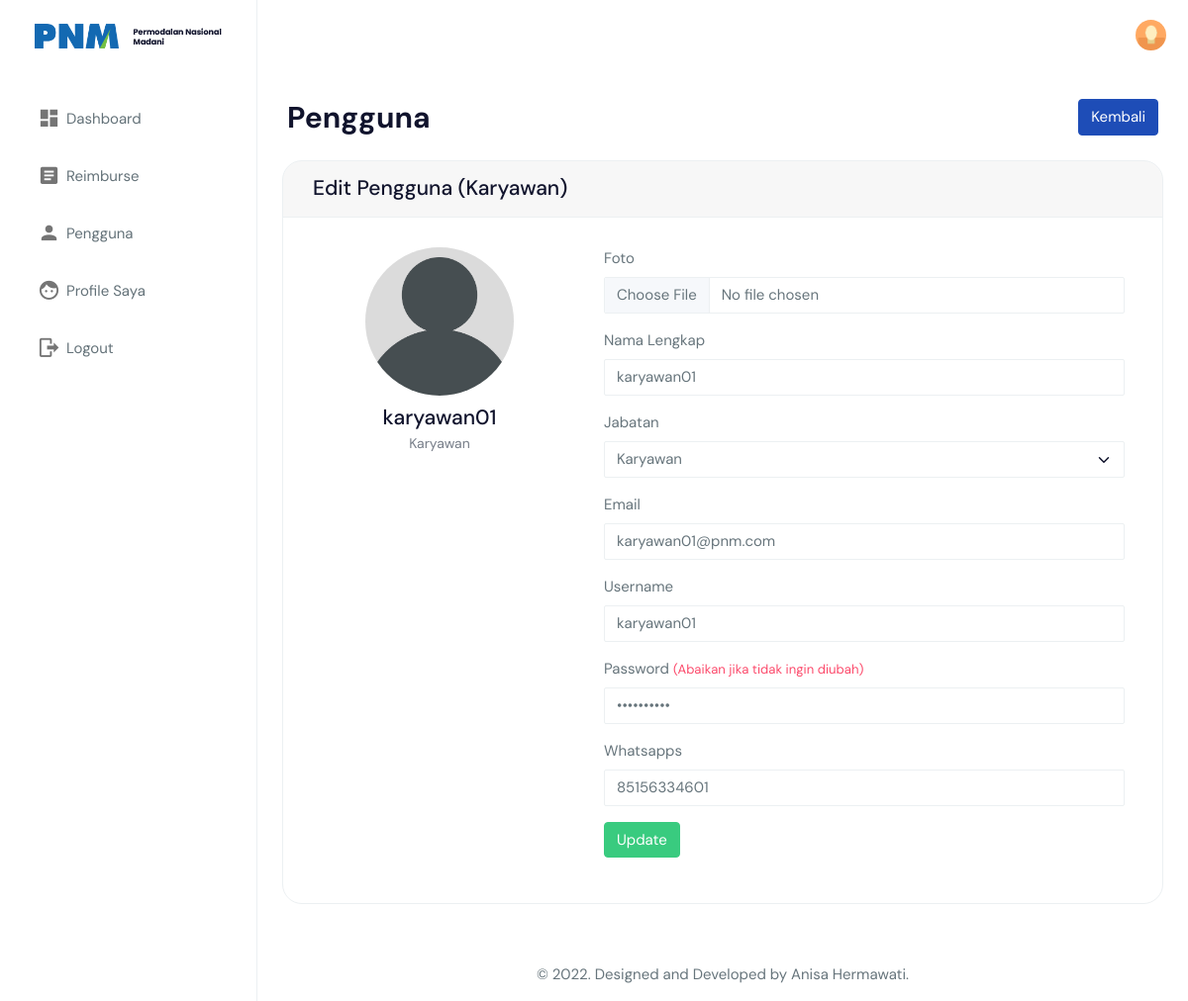
Screenshot of /view_pengguna/pengguna_edit.php?id=2 (signed in) with the database file from the repository.
### tables this page shows
CREATE TABLE `users` (
  `id_user` int(11) NOT NULL,
  `nama` varchar(255) NOT NULL,
  `email` varchar(255) NOT NULL,
  `username` varchar(255) NOT NULL,
  `password` varchar(255) NOT NULL,
  `jabatan` int(11) NOT NULL,
  `gambar` varchar(255) NOT NULL,
  `phone` varchar(128) NOT NULL,
  `role_id` int(11) NOT NULL,
  `date_created` date NOT NULL,
  `is_active` int(11) NOT NULL
);

CREATE TABLE `jabatan` (
  `id_jabatan` int(11) NOT NULL,
  `nama_jabatan` varchar(128) NOT NULL
);

### functions.php (called while the page is built, shortened)
<?php
$conn = mysqli_connect("localhost", "root", "", "skripsi_sireimburse");
function query($query)
{
    global $conn;
    $result = mysqli_query($conn, $query);
    $rows = [];
    while ($row = mysqli_fetch_assoc($result)) {
        $rows[] = $row;
    }
    return $rows;
}

### view_pengguna/pengguna_edit.php (the view, shortened to what this page needs)
<?php
include "../templates/header.php";
$id = $_GET["id"];
$pengguna = query(
    "SELECT * FROM users
    INNER JOIN jabatan ON users.jabatan = jabatan.id_jabatan
    INNER JOIN user_role ON users.role_id = user_role.id_role
    WHERE id_user = $id"
)[0];
?>
<div class="page-breadcrumb">
    <div class="row align-items-center">
        <div class="col-6">
            <h1 class="mb-0 fw-bold">Pengguna</h1>
        </div>
        <div class="col-6">
            <div class="text-end upgrade-btn">
                <a href="pengguna.php" class="btn btn-primary text-white">Kembali</a>
            </div>
        </div>
    </div>
</div>
<div class="container-fluid">
    <div class="row">
        <div class="col-lg-12">
            <div class="card">
                <div class="card-header">
                    <h4 class="card-title">Edit Pengguna (Karyawan)</h4>
                </div>
                <div class="card-body">
                    <div class="row">
                        <div class="col-lg-4">
                            <center>
                                <img src="../assets/images/users/<?= $pengguna["gambar"]; ?>" class="rounded-circle" width="150" />
                                <h4 class="card-title m-t-10"><?= $pengguna["nama"]; ?></h4>
                                <h6 class="card-subtitle"><?= $pengguna["nama_jabatan"]; ?></h6>
                            </center>
                        </div>
                        <div class="col-lg-8">
                            <form class="form-horizontal form-material mx-2" action="" method="POST" enctype="multipart/form-data">
                                <div class="form-group">
                                    <label class="col-md-12">Foto</label>
                                    <div class="col-md-12">
                                        <input type="file" value="<?= $pengguna["gambar"] ?>" class="form-control form-control-line" name="gambar">
                                    </div>
                                </div>
                                <div class="form-group">
                                    <label class="col-md-12">Nama Lengkap</label>
                                    <div class="col-md-12">
                                        <input type="text" value="<?= $pengguna["nama"] ?>" class="form-control form-control-line" name="nama">
                                    </div>
                                </div>
                                <div class="form-group">
                                    <label class="col-sm-12">Jabatan</label>
                                    <div class="col-sm-12">
                                        <select class="form-select shadow-none form-control-line" name="jabatan">
                                            <option value="<?= $pengguna["id_jabatan"] ?>"><?= $pengguna["nama_jabatan"] ?></option>
                                        </select>
                                    </div>
                                </div>
                                <div class="form-group">
                                    <label class="col-md-12">Email</label>
                                    <div class="col-md-12">
                                        <input type="email" value="<?= $pengguna["email"] ?>" class="form-control form-control-line" name="email">
                                    </div>
                                </div>
                                <div class="form-group">
                                    <label class="col-md-12">Username</label>
                                    <div class="col-md-12">
                                        <input type="text" value="<?= $pengguna["username"] ?>" class="form-control form-control-line" name="username">
                                    </div>
                                </div>
                                <div class="form-group">
                                    <label class="col-md-12">Password <span class="text-danger small">(Abaikan jika tidak ingin diubah)</span></label>
                                    <div class="col-md-12">
                                        <input type="password" value="<?= $pengguna["password"] ?>" class="form-control form-control-line" name="password">
                                    </div>
                                </div>
                                <div class="form-group">
                                    <label class="col-md-12">Whatsapps</label>
                                    <div class="col-md-12">
                                        <input type="text" value="<?= $pengguna["phone"] ?>" class="form-control form-control-line" name="phone">
                                    </div>
                                </div>
                                <div class="form-group">
                                    <div class="col-sm-12">
                                        <button class="btn btn-success text-white" name="edit_pengguna">Update</button>
                                    </div>
                                </div>
                            </form>
                        </div>
                    </div>
                </div>
            </div>
        </div>
    </div>
</div>
<?php
include "../templates/footer.php";
?>

### templates/topbar.php (shortened to what this page needs)
<header class="topbar" data-navbarbg="skin6">
    <nav class="navbar top-navbar navbar-expand-md navbar-light">
        <div class="navbar-header" data-logobg="skin6">
            <a class="navbar-brand" href="index.html">
                <b class="logo-icon">
                    <img src="../assets/images/logo/Logo_main_2.png" alt="homepage" class="dark-logo" width="100%" />
                </b>
                <span class="logo-text">
                    <img src="../assets/images/logo/logo-text.png" alt="homepage" class="dark-logo" />
                </span>
            </a>
        </div>
        <div class="navbar-collapse collapse" id="navbarSupportedContent" data-navbarbg="skin5">
            <ul class="navbar-nav float-end ms-auto">
                <li class="nav-item dropdown">
                    <a class="nav-link dropdown-toggle text-muted waves-effect waves-dark pro-pic" href="#" id="navbarDropdown" role="button" data-bs-toggle="dropdown" aria-expanded="false">
                        <img src="../assets/images/users/<?= $user["gambar"] ?>" alt="user" class="rounded-circle" width="31">
                    </a>
                </li>
            </ul>
        </div>
    </nav>
</header>

### rows the page displays
users: gambar (picture)
users: gambar (picture), nama "karyawan01", jabatan.nama_jabatan "Karyawan", jabatan "Karyawan", email "karyawan01@pnm.com", username "karyawan01", phone "85156334601"
